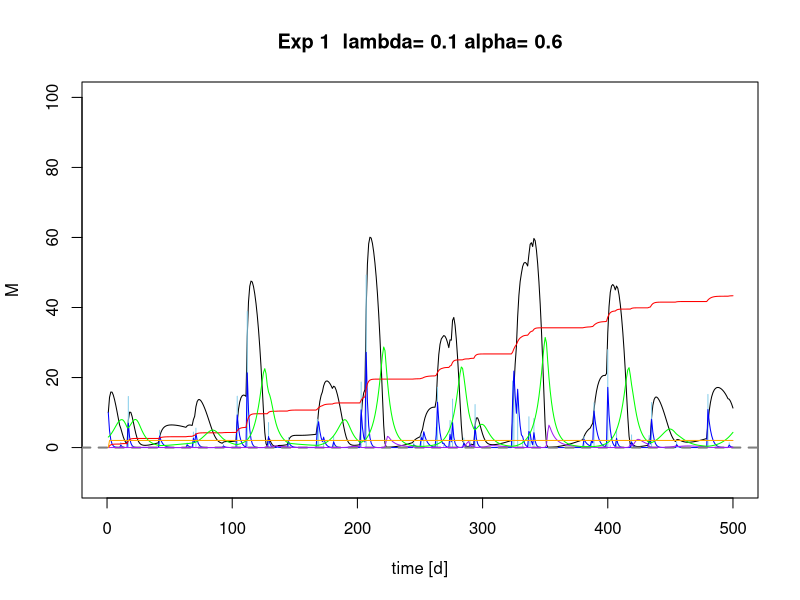
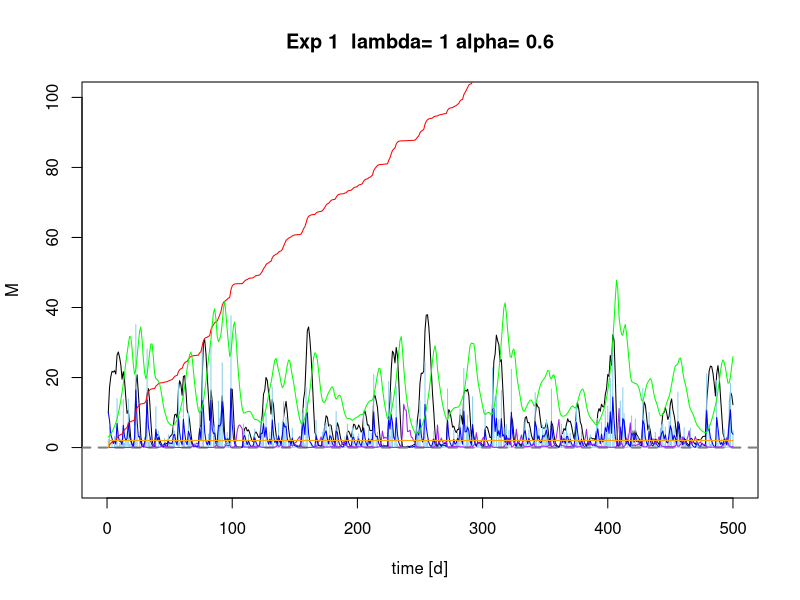
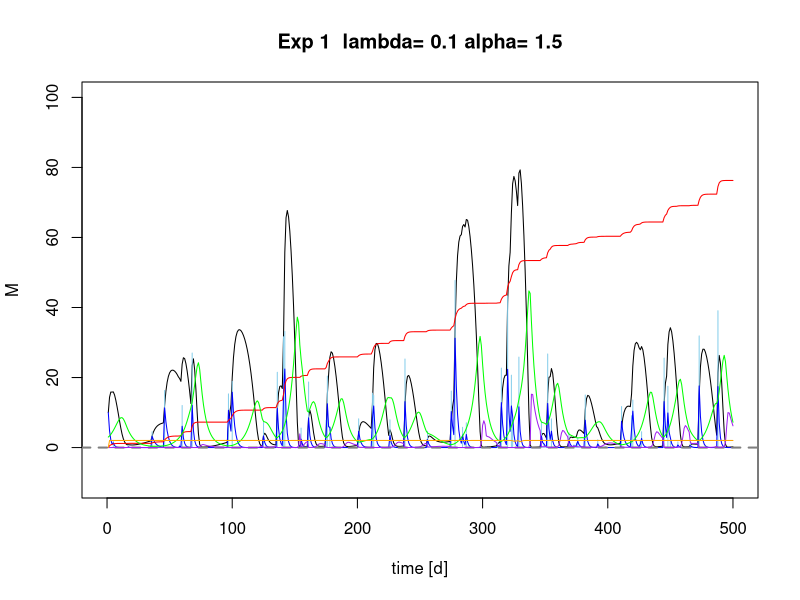
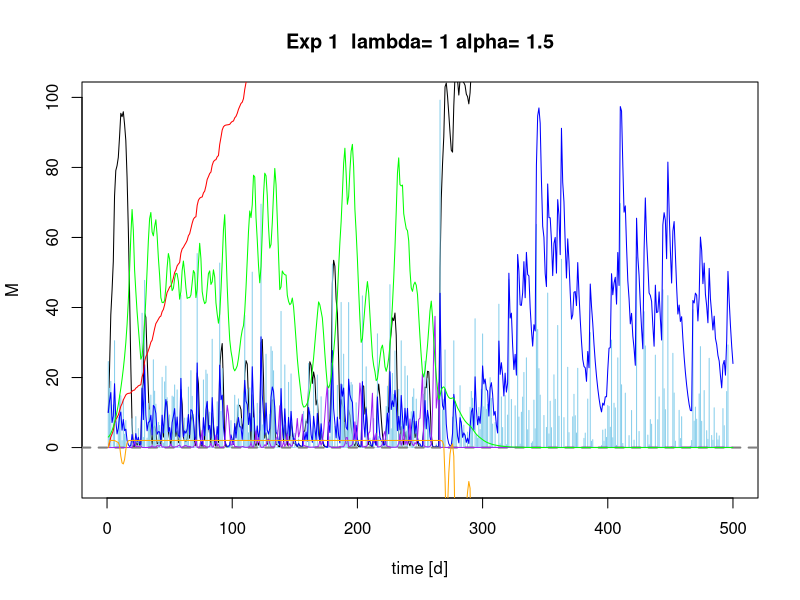
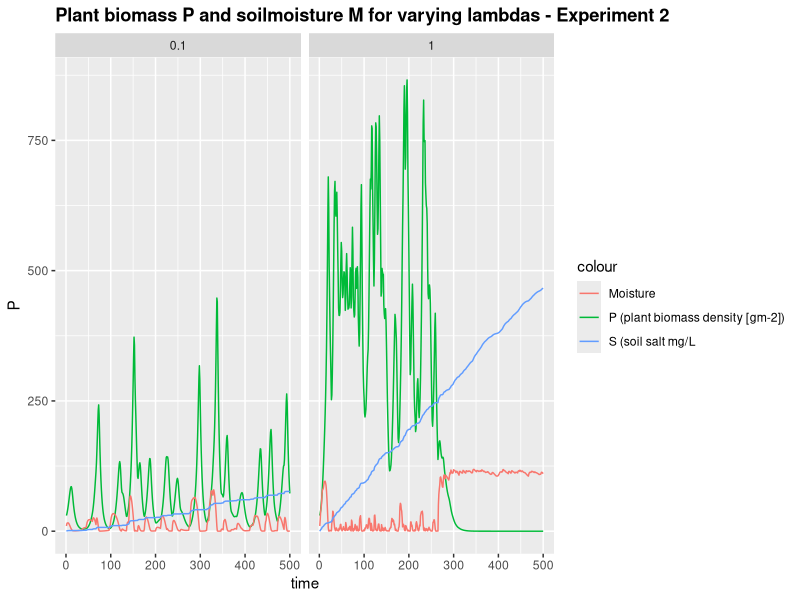
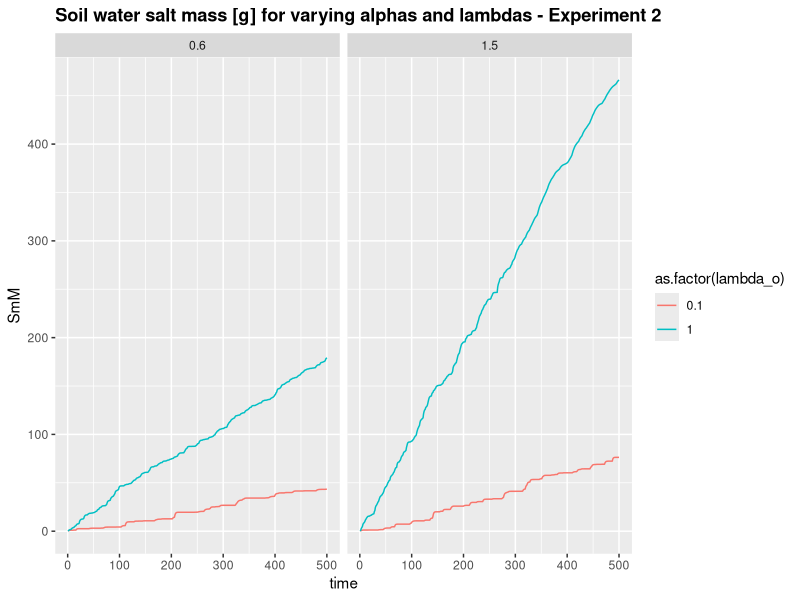

Recreate these plots in R, in order.
## ---- chunk 1

 # Sandy Clay Loam
    n<-0.367 # porosity
    # more soil variables for evaporation & losses
    # Hydraulic conductivity
    K_s<-52.08*10 # mm/day
    # campbell's b
    b<-6.4069 # neurotheta sandy clay loam
    # van Genuchten parameters
#     avg <- 0.0521
#     nvg <- 1.237
    s_fc<-0.2677/n # Field capacity
    # This is the bubbling pressure
    psi_s_bar<--1.2E-3 #
 
   h1bar =  -psi_s_bar 
   hb = psi_s_bar*-10^5 # mm
 

  Zmax =10000 # [mm] maximum GROUNDWATER DEPTH Check
  Z =3000 # [mm] actual groundwater depth Check

# parameters describing the soil
  soilpar <- list(b = b, n = n, s_fc = s_fc, K_s = K_s, 
                psi_s_bar = psi_s_bar, h1bar = h1bar, hb = hb)
    #................................................
    # Vegetation 1 (Grass)
    # paspalum secateum F-I and R-I, 2004

    Zr = 400 # soil depth (mm)   Check Also Table 2...Fernandez-Illescas and Rodriguez-Iturbe...2001


 # parameters describing the root zone   
  vegpar <- list(Zr = Zr)


# parameters describing plant dynamics and salt features

  alpha_i=1 #maximum infiltration rate per day, This needs to be a fraction of h (p117 Saco and Moreno-Las Heras) http://www.fao.org/docrep/s8684e/s8684e0a.htm

  k=12 # Saco et al, 2013
  W0=0.2 # Saco et al, 2013
  gmax=0.05 # Saco et al, 2013
  k1=5 # Saco et al, 2013
  c=10  # Saco et al, 2013
  f= 0.8  # f is the soil salt leaching efficiency (whether some salt is retained)
  ConcConst = 0.1 # ConcConst is the concentration of the salt in the infiltrating water in g/l
  CM.gw = 0.1 # salt concentration in groundwater
  d=0.24 # fraction of plant mortality
  
  par <- list(alpha_i=alpha_i,k=k, W0=W0, gmax=gmax, k1=k1, c=c, f=f, ConcConst=ConcConst, CM.gw= CM.gw, d=d)
## ---- chunk 2
Infil <- function(h,P, par){
  
  I=par$alpha_i*h*(P+par$k*par$W0)/(P+par$k)
  
  return (I)
}
## ---- chunk 3

WU <- function(M,P,par){ 
# using Svir in here means scaling Svir back to M, easier to do at Svir in balances  
#  WU=par$gmax*((M*(1+Svir))/(((M*(1+Svir))+par$k1)))*P 
  WU=par$gmax*(M/((M+par$k1)))*P 
  
  return(WU)
}
## ---- chunk 4
#******************************************
# based on Salvucci, 1993
L_n <- function(M,Z,Zmax,soilpar,vegpar) {
   Zr <- vegpar$Zr
   hb <- - soilpar$psi_s_bar*10^5 # (mm?)
   soilpar$s_fc <- (Z/hb)^(-1/soilpar$b)
   
   s=M/(soilpar$n*vegpar$Zr)
  
   psi = hb*s^-soilpar$b
 
#   hb <- hb*soilpar$n
#  hb_nd <- hb/psi # non-dim hb
   m=2 + 3/soilpar$b#5.64  # in Salvucci's paper it is called n, but I called it m here to not confuse it with porosity
   #m=3.3 # 3.3 for clay, 5.64 for silt-loam, 11.88 for sand-loam 


#Znd <- Z/Zmax  # a non-dimensional Znd between 0 and 1 is defined, e.g. Zmax=10 m, Z= 1 m, Znd=0.1


#non-dimensional form of the flow rate equation  #nd flow rate
# qtot <- -soilpar$K_s*((z/hb)^(-n)-(s^-soilpar$b)^(-n))/(1+(s^-soilpar$b)^        (-n)+(n-1)*(z/hb)^(-n))/(soilpar$n*vegpar$Zr)

q <-((Z/hb)^(-m)-(psi/hb)^(-m))/(1+(psi/hb)^(-m)+(m-1)*(Z/hb)^(-m))#/(soilpar$n*Zr) # 
#q <-((((Znd/hb_nd)^-m)-((psi/hb)^-m))/((1+((psi/hb)^-m))+((m-1)*((Znd/hb_nd#)^-m)))) # 
# q <-((((Znd/hb_nd)^-m)-((psi/hb)^-m))/((1+((psi/hb)^-m))+((m-1)*((Znd/hb_nd)^-m)))) # 

# Mass flux
#browser()
flux <- soilpar$K_s*q
#flux<-ifelse(s<soilpar$s_fc, abs(flux), -abs(flux))


return(flux)
}



## ---- chunk 5
Precip <- function(time,alpha,lambda,delta) {
  # generate a vector of times between rainfall events > delta
  f_P<-floor(rexp(time,lambda*exp(-delta/alpha))) # vector of times between rainfall occurrences (equation 4 & 8)
  # generate a binary vector from this (impulse function)
  binary.vec <- unlist(lapply(1:time,function(i) c(rep(0,f_P[i]),1)))
  R <- rexp(length(binary.vec),1/alpha)*binary.vec 
  return(R[1:time])
}
## ---- chunk 6

Gr <- function(M,P,par) { 
  
  Gr = par$c*WU(M,P,par)
  
  return(Gr)
}
## ---- chunk 7
Mo <- function(P,M,Svir,par) {
  # needs to be M/Svir because both are "large" numbers
  # you want a number ~1 for multiplication, or <0.1 for addition
  Mo = P*(par$d*(M/Svir))
  
  return(Mo)

}
## ---- chunk 8
balances <- function(Rain, par, plotit=T,
                      soilpar,
                      vegpar){
   

  
# Storage vectors for the daily steps are initialized.

   M <- rep(0,length(Rain)) # soil moisture [mm]
   h <- rep(0,length(Rain)) # infiltration depth [mm]
   P <- rep(0,length(Rain)) #biomass density []
   CM<- rep(0,length(Rain)) # Salt concentration in soil water in g/L or g/mm
   SmI<- rep(0,length(Rain)) # Salt mass in infiltrating water [g]
   SmM <- rep(0,length(Rain)) # Salt mass in soil water [g]
   In <- rep(0,length(Rain)) # infiltration [mm]

   Svir <- rep(0,length(Rain)) # virtual saturation
   flux<- rep(0,length(Rain)) # drainage and capillary rise flux, according to sign



# Initial values to start the simulation.

   
   M[1] <- 10
   h[1] <- 10 
   P[1] <- 30
   CM[1]<- 0
   Svir[1] <- M[1]



# We decided to split the numerical calculations for the daily into 12 substeps.

   deltat <- 12 # split in 12 increments

  
# Storage vectors for the substeps are initialized.

   M_sub <- rep(0,deltat)
   h_sub <- rep(0,deltat)
   I_sub <- rep(0,deltat)
   #Q_sub <- rep(0,deltat)
   WU_sub <-rep(0,deltat) # Water uptake in mm
   P_sub <- rep(0,deltat) 
   Gr_sub <- rep(0,deltat) # Growth of biomass
   Mo_sub<- rep(0,deltat) # Mortality of biomass
   SmI_sub <- rep(0,deltat) 
   SmM_sub<- rep(0,deltat) 
   CM_sub<- rep(0,deltat) 
  Svir_sub <- rep(0,deltat) # virtual saturation

   flux_sub<-rep(0,deltat) # calculates leakage loss without evaporation loss

   U_salt <-rep(0,deltat)
   L_salt <-rep(0,deltat)


  
   timeincr= 1/deltat
   
  for (t in 2:length(Rain)){
    
    for (tt in 1:(deltat-1)) {
      
      h.old <- ifelse(tt==1,h[t-1],h_sub[tt])
      P.old <- ifelse(tt==1,P[t-1],P_sub[tt])
      M.old <- ifelse(tt==1,M[t-1],M_sub[tt])
      SmI.old <-ifelse(tt==1,SmI[t-1],SmI_sub[tt])
      CM.old <-ifelse(tt==1,CM[t-1],CM_sub[tt])
      Svir.old <-ifelse(tt==1,Svir[t-1],Svir_sub[tt])


# Balance for water depth on soil


h_sub[tt+1] <- h.old + ifelse(tt==1,(10*Rain[t]),0) - Infil(h.old, P.old,par)*timeincr

# Infiltration
ifelse(h_sub[tt+1]<soilpar$K_s, soilpar$alpha_i <- 1, soilpar$alpha_i<- (1-(h_sub[tt+1]-soilpar$K_s)/h_sub[tt+1]))
     
       I_sub[tt] <- Infil(h.old, P.old,par)*timeincr

#  1. Update soil moisture with infiltration

      M_sub[tt + 1] <- M.old + I_sub[tt]      
      
# Now do all plant uptake and growth
# water uptake by plants: include infiltration in available water

      WU_sub[tt] <- WU(M=Svir.old,P.old,par)*timeincr 
      
      # growth rate
      Gr_sub[tt] <- Gr(M=Svir.old, P.old,par)*timeincr 
      # Mortality
      Mo_sub[tt]<- Mo(P.old,M=M.old, Svir=Svir.old, par)*timeincr
      # calculate plant biomass balance
      P_sub[tt + 1] <- P.old + Gr_sub[tt]- Mo_sub[tt] 
      
      
# re-calculate water balance
# 2. before leaching
      M_sub[tt + 1] <- M.old + I_sub[tt] - WU_sub[tt] #- L_sub[tt] 

# Calculate salt concentration in the soil

 # 3. calculate leaching and capillary rise amount
  flux_sub[tt+1]<-do.call(L_n,list(M=M_sub[tt+1],Z=Z, Zmax=Zmax,soilpar=soilpar,vegpar=vegpar))

# 4. final adjust soil moisture for leaching or capillary rise
 
   M_sub[tt + 1] <-  M_sub[tt + 1] + flux_sub[tt+1]*timeincr


# calculate saltbalance

# Salt leaching
    L_salt[tt+1] <- ifelse(flux_sub[tt+1]<0, par$f*CM_sub[tt+1]*flux_sub[tt+1]*timeincr,0) # leaching of salt

# salt uplfow
    U_salt[tt+1] <- ifelse(flux_sub[tt+1]>0, par$CM.gw*flux_sub[tt+1]*timeincr,0) # rise of salt

# salt mass coming in with infiltration
      SmI_sub[tt+1]<- SmI.old + I_sub[tt]*par$ConcConst 

#salt mass in soil
     SmM_sub[tt+1] <- SmI_sub[tt+1] + U_salt[tt+1] - L_salt[tt+1]
# salt concentration in soil
   CM_sub[tt+1]<- (SmM_sub[tt+1]/M_sub[tt+1])*(1/58.44) # 
    
# Virtual saturation (Shah et al., 2012), here in [mm] to be in the same unit as M
    Svir_sub[tt + 1]<-soilpar$n*vegpar$Zr*((soilpar$h1bar*10^-1)^(1/soilpar$b))*
                     ((soilpar$h1bar*10^-1)*(M_sub[tt + 1]/
                       (soilpar$n*vegpar$Zr))^(-soilpar$b)
                       +(3.6*CM_sub[tt + 1]))^(-1/soilpar$b)

    } 
  
# Aggregating the substep results to daily values.

    P[t] = P_sub[deltat]
    M[t] = M_sub[deltat]
    h[t] = h_sub[deltat]
    CM[t] = CM_sub[deltat]
    SmM[t] = SmM_sub[deltat] 
    SmI[t]=SmI_sub[deltat]
    In[t]= sum(I_sub)
    flux[t] = sum(flux_sub)
    Svir[t] = Svir_sub[deltat]

}


# Plotting
 
if (plotit==T) {  
  plot(M, type="l",ylim=c(-10,100),xlim=c(0,time),xlab=("time [d]"), main=paste("Exp 1  lambda=", lambda[j],"alpha=", alpha[i]))
  points(Rain*10, type="h", col="skyblue")
   
    lines(h,type="l", col="blue")
    abline(h=0, col="Gray50",lwd=2,lty=2)

    lines(SmM,type="l", col="red")
    lines(CM,type="l", col="purple")
    lines(P/10,type="l", col="green")
    lines(flux,type="l", col="orange")

#  legend("topright",cex=1, pt.cex=0.4, c("Moisture [mm]","Rainfall [mm]*10","overland flow depth[mm] ","salt mass in soil water [g]", "salt concentration in soil water [g/l]", "Plant biomass density [g/m^2]/10"),
#          col=c("black","skyblue","blue","red","purple","green"),lty=1)
 

}

Out <- data.frame(P=P,M=M,h=h, CM=CM, SmM=SmM, In=In, flux=flux, Svir=Svir)
return(Out)
}
## ---- chunk 9
alpha <- c(0.6,1.5) 
lambda <- c(0.1,1)

Store <- list()
sub_store <- list()
time <- 500
delta <- 0
set.seed(1000)
## ---- chunk 10
#source("Rainfall.R")


for (i in 1:length(alpha)) {
  
for (j in 1:length(lambda)) {
    # generate the rainfall
    Rain <- Precip(time,alpha[i],lambda[j],delta)
    Rainlist <- data.frame(Precip(time,alpha[i],lambda[j],delta)) 
    
    sub_store[[j]] <-data.frame(alpha_o=rep(alpha[i],time),
                                lambda_o=rep(lambda[j],time),
                                balances(Rain,plotit=T, par=par,
                                soilpar, vegpar))
  }
  Store[[i]] <- sub_store
}
## ---- chunk 11
require(ggplot2)
lambda_sum <- do.call(rbind,Store[][[2]])
lambda_sum$time <- rep(1:time,length(lambda))

pl <- ggplot(lambda_sum,aes(x=time,y=P, colour="P (plant biomass density [gm-2])")) + geom_line()
pl  <- pl + geom_line(aes(x=time,y=M, colour="Moisture"))  
pl <- pl +  facet_wrap(~lambda_o)   #, colour=lambda_o (put this in aes-brackets) 
pl  + ggtitle("Plant biomass P and soilmoisture M for varying lambdas - Experiment 2") +  geom_line(aes(x=time, y=SmM, colour= "S (soil salt mg/L")) + theme(plot.title = element_text(lineheight=.8, face="bold"))
## ---- chunk 12
lambda_sum_all <- do.call(rbind,do.call(rbind,Store))
lambda_sum_all$time <- rep(rep(1:time,length(lambda)),length(alpha))


pa <- ggplot(lambda_sum_all,aes(x=time,y=SmM,col=as.factor(lambda_o))) + geom_line(linetype=1) 
# pa <- pa + + scale_color_gradient(low="blue", high="red")
pa <- pa  + facet_wrap(~alpha_o) + ggtitle("Soil water salt mass [g] for varying alphas and lambdas - Experiment 2") + theme(plot.title = element_text(lineheight=.8, face="bold"))
pa  
